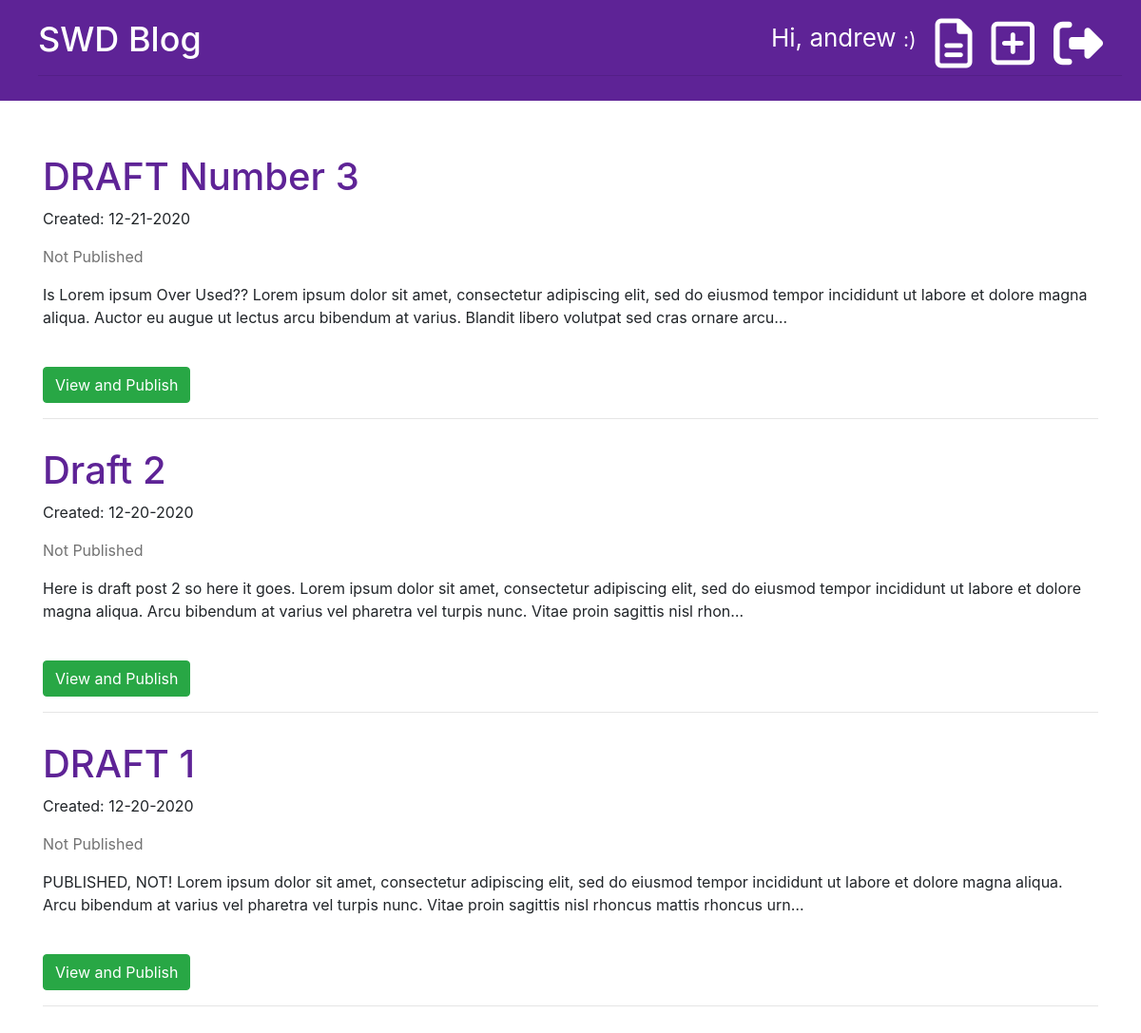
Before: /drafts/ (signed in) with the older database file.
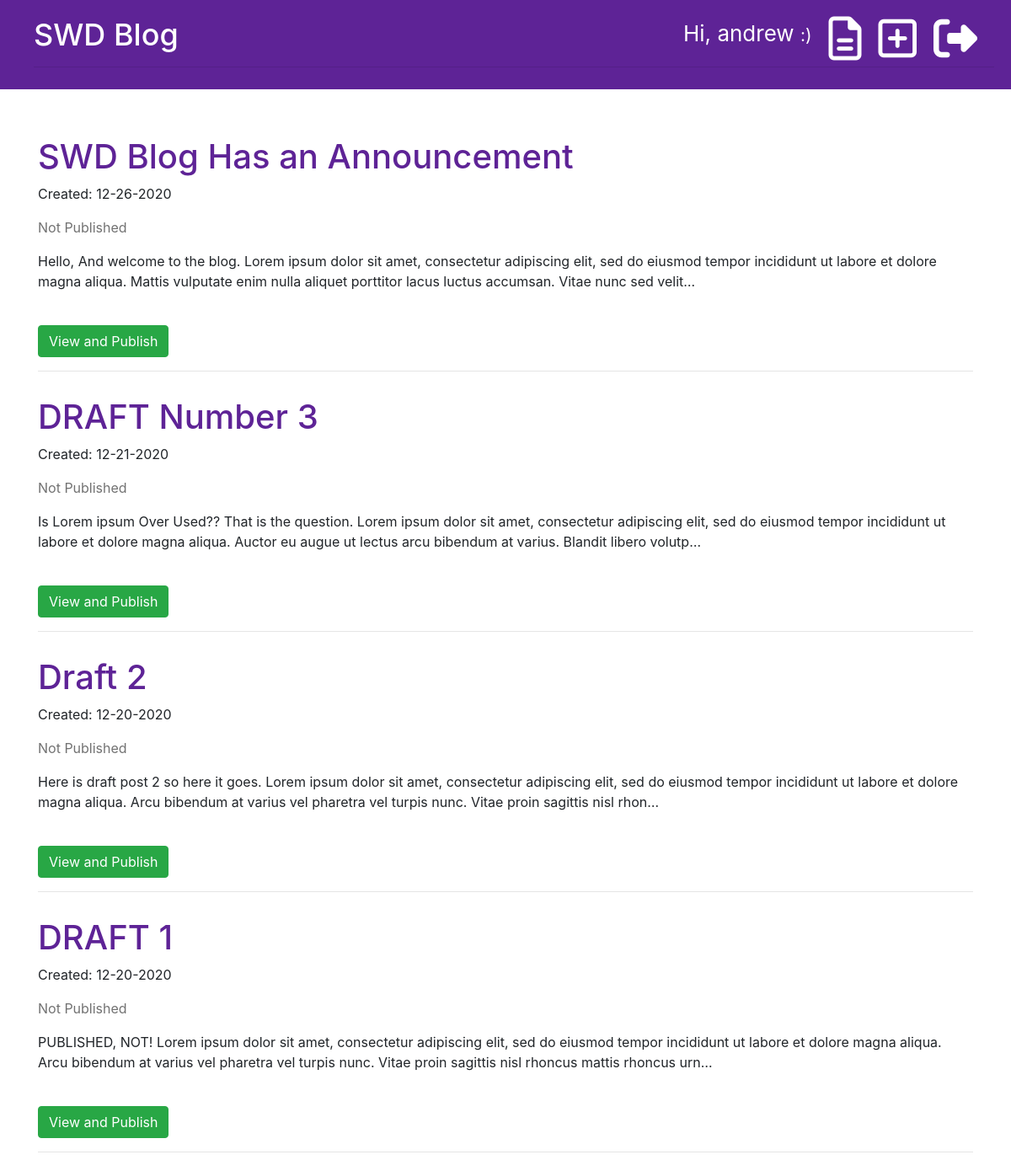
After: the same page with the newer database file.
### blog/models.py (models this page shows, shortened)
class Post(models.Model):
    author = models.ForeignKey('auth.User', on_delete=models.CASCADE)
    title = models.CharField(max_length=200)
    text = models.TextField()
    created_date = models.DateTimeField(default=timezone.now)
    published_date = models.DateTimeField(blank=True, null=True)

### blog/views.py (the view)
# urls.py: path('drafts/', views.post_draft_list, name='post_draft_list'),
@login_required
def post_draft_list(request):
    posts = Post.objects.filter(
        published_date__isnull=True).order_by('-created_date')
    stuff_for_frontend = {'posts': posts}
    return render(request, 'blog/post_draft_list.html', stuff_for_frontend)

### blog/templates/blog/post_draft_list.html (shortened to what this page needs)
{% extends 'blog/base.html' %}
{% block content %}
    {% for post in posts %}
        <p>
            <div class="post">
                <h1><a href="{% url 'post_detail' pk=post.pk %}">{{ post.title }}</a></h1>
                <p class="date">Created: {{ post.created_date|date:'m-d-Y' }}</p>
                <p class="published-date">Not Published</p>
                <p>{{ post.text|truncatechars:250 }}</p>
                <br>
                <a href="{% url 'post_detail' pk=post.pk %}"><div class="btn btn-success">View and Publish</div></a>
                <hr>
            </div>
        </p>
    {% endfor %}
{% endblock %}

Changed rows visible on the page:
added Post: title "SWD Blog Has an Announcement", created_date "12-26-2020", text "Hello, And welcome to the blog. Lorem ipsum dolor sit amet, consectetur adipiscing elit, sed do eiusmod tempor incididunt ut labore et dolore magna aliqua. Mattis vulputate enim nulla aliquet porttitor lacus luctus accumsan. Vitae nunc sed velit…"
changed Post "DRAFT Number 3": text "…Lorem ipsum Over Used?? Lorem ipsum dolor sit amet, consectetur adipiscing elit, sed do eiusmod tempor incididunt ut labore et dolore magna aliqua. Auctor eu augue ut lectus arcu bibendum at varius. Blandit libero volutpat sed cras ornare arcu…" → "…Lorem ipsum Over Used?? That is the question. Lorem ipsum dolor sit amet, consectetur adipiscing elit, sed do eiusmod tempor incididunt ut labore et dolore magna aliqua. Auctor eu augue ut lectus arcu bibendum at varius. Blandit libero volutp…"
